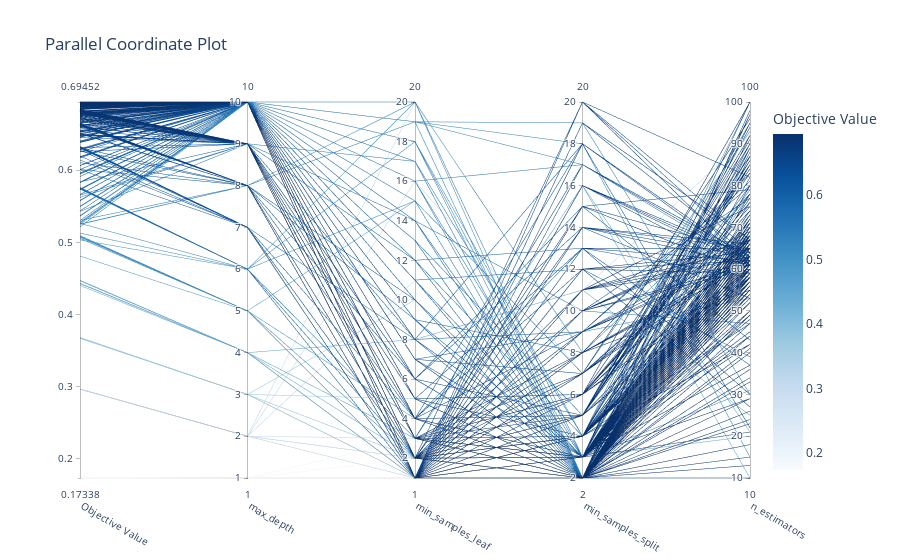

The code cell stored with this chart in its notebook:
### Code cell
optuna.visualization.plot_parallel_coordinate(study)

### Figure 1 — Plotly figure (JSON) as saved in the notebook; plotly's stock layout.template omitted (floating-point values rounded to 4 significant figures; data arrays with more than 128 entries replaced by an {"elided": "..."} marker saying what was removed)
{"data": [{"dimensions": [{"label": "Objective Value", "range": [0.1734, 0.6945], "values": {"elided": "1000 float values"}}, {"label": "max_depth", "range": [1, 10], "values": {"elided": "1000 int values"}}, {"label": "min_samples_leaf", "range": [1, 20], "values": {"elided": "1000 int values"}}, {"label": "min_samples_split", "range": [2, 20], "values": {"elided": "1000 int values"}}, {"label": "n_estimators", "range": [10, 100], "values": {"elided": "1000 int values"}}], "labelangle": 30, "labelside": "bottom", "line": {"color": {"elided": "1000 float values"}, "colorbar": {"title": {"text": "Objective Value"}}, "colorscale": [[0, "rgb(247,251,255)"], [0.125, "rgb(222,235,247)"], [0.25, "rgb(198,219,239)"], [0.375, "rgb(158,202,225)"], [0.5, "rgb(107,174,214)"], [0.625, "rgb(66,146,198)"], [0.75, "rgb(33,113,181)"], [0.875, "rgb(8,81,156)"], [1, "rgb(8,48,107)"]], "reversescale": false, "showscale": true}, "type": "parcoords"}], "layout": {"title": {"text": "Parallel Coordinate Plot"}}}
